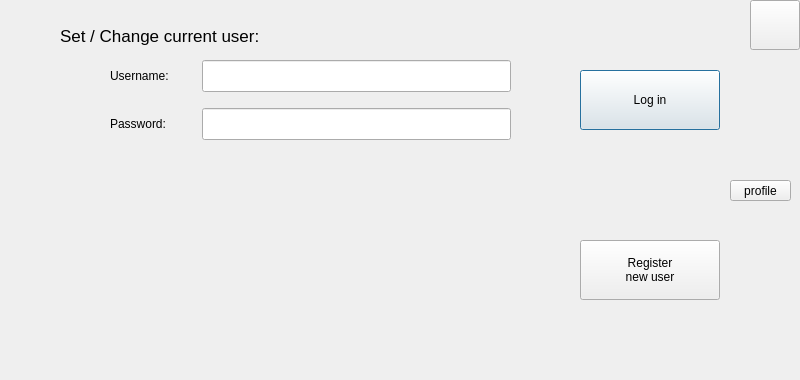
<?xml version="1.0" encoding="UTF-8"?>
<ui version="4.0">
 <class>SettingsDialog</class>
 <widget class="QDialog" name="SettingsDialog">
  <property name="geometry">
   <rect>
    <x>0</x>
    <y>0</y>
    <width>800</width>
    <height>380</height>
   </rect>
  </property>
  <property name="windowTitle">
   <string>Dialog</string>
  </property>
  <widget class="QLabel" name="setUserLabel">
   <property name="geometry">
    <rect>
     <x>60</x>
     <y>20</y>
     <width>371</width>
     <height>31</height>
    </rect>
   </property>
   <property name="font">
    <font>
     <pointsize>13</pointsize>
    </font>
   </property>
   <property name="text">
    <string>Set / Change current user:</string>
   </property>
  </widget>
  <widget class="QPushButton" name="setUserPushButton">
   <property name="geometry">
    <rect>
     <x>580</x>
     <y>70</y>
     <width>140</width>
     <height>60</height>
    </rect>
   </property>
   <property name="text">
    <string>Log in</string>
   </property>
  </widget>
  <widget class="QPushButton" name="registratePushButton">
   <property name="geometry">
    <rect>
     <x>580</x>
     <y>240</y>
     <width>140</width>
     <height>60</height>
    </rect>
   </property>
   <property name="text">
    <string>Register
new user</string>
   </property>
  </widget>
  <widget class="QWidget" name="layoutWidget">
   <property name="geometry">
    <rect>
     <x>110</x>
     <y>50</y>
     <width>401</width>
     <height>101</height>
    </rect>
   </property>
   <layout class="QGridLayout" name="gridLayout_2">
    <item row="0" column="0">
     <widget class="QLabel" name="setUserUsernameLabel">
      <property name="text">
       <string>Username:        </string>
      </property>
     </widget>
    </item>
    <item row="0" column="1">
     <widget class="QLineEdit" name="setUserUsernameLineEdit">
      <property name="font">
       <font>
        <family>Bitstream Charter</family>
        <pointsize>14</pointsize>
       </font>
      </property>
      <property name="maxLength">
       <number>12</number>
      </property>
     </widget>
    </item>
    <item row="1" column="0">
     <widget class="QLabel" name="setUserPasswordLabel">
      <property name="text">
       <string>Password:</string>
      </property>
     </widget>
    </item>
    <item row="1" column="1">
     <widget class="QLineEdit" name="setUserPasswordLineEdit">
      <property name="font">
       <font>
        <family>Bitstream Charter</family>
        <pointsize>14</pointsize>
       </font>
      </property>
      <property name="maxLength">
       <number>255</number>
      </property>
      <property name="echoMode">
       <enum>QLineEdit::Password</enum>
      </property>
     </widget>
    </item>
   </layout>
  </widget>
  <widget class="QLabel" name="labelInfoToUser">
   <property name="geometry">
    <rect>
     <x>100</x>
     <y>340</y>
     <width>691</width>
     <height>41</height>
    </rect>
   </property>
   <property name="text">
    <string/>
   </property>
  </widget>
  <widget class="QLabel" name="label">
   <property name="geometry">
    <rect>
     <x>0</x>
     <y>230</y>
     <width>150</width>
     <height>150</height>
    </rect>
   </property>
   <property name="text">
    <string/>
   </property>
   <property name="pixmap">
    <pixmap resource="graphics.qrc">:/new/prefix1/Graphics/sf_2.png</pixmap>
   </property>
  </widget>
  <widget class="QPushButton" name="pushButtonInfo">
   <property name="geometry">
    <rect>
     <x>750</x>
     <y>0</y>
     <width>50</width>
     <height>50</height>
    </rect>
   </property>
   <property name="text">
    <string/>
   </property>
   <property name="icon">
    <iconset resource="graphics.qrc">
     <normaloff>:/new/prefix1/Graphics/info.png</normaloff>:/new/prefix1/Graphics/info.png</iconset>
   </property>
   <property name="iconSize">
    <size>
     <width>45</width>
     <height>45</height>
    </size>
   </property>
  </widget>
  <widget class="QPushButton" name="pushButtonProfile">
   <property name="geometry">
    <rect>
     <x>730</x>
     <y>180</y>
     <width>61</width>
     <height>21</height>
    </rect>
   </property>
   <property name="text">
    <string>profile</string>
   </property>
  </widget>
  <zorder>label</zorder>
  <zorder>setUserLabel</zorder>
  <zorder>setUserPushButton</zorder>
  <zorder>registratePushButton</zorder>
  <zorder>layoutWidget</zorder>
  <zorder>pushButtonInfo</zorder>
  <zorder>pushButtonProfile</zorder>
  <zorder>labelInfoToUser</zorder>
 </widget>
 <tabstops>
  <tabstop>registratePushButton</tabstop>
  <tabstop>setUserUsernameLineEdit</tabstop>
  <tabstop>setUserPasswordLineEdit</tabstop>
  <tabstop>setUserPushButton</tabstop>
 </tabstops>
 <resources>
  <include location="graphics.qrc"/>
 </resources>
 <connections/>
</ui>
